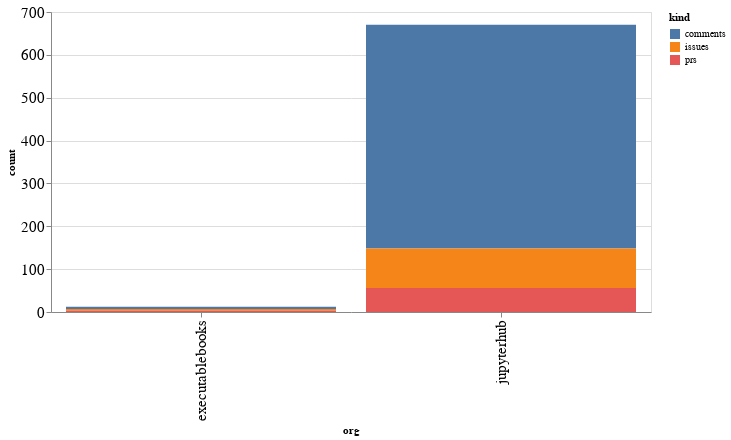

The code cell stored with this chart in its notebook:
### Code cell
alt.Chart(org_summaries, width=600).mark_bar().encode(
    x='org',
    y='count',
    color='kind',
    tooltip="org"
)

### Figure 1 — Vega-Lite specification as saved in the notebook (floating-point values rounded to 4 significant figures)
{"config": {"axisLeft": {"labelFontSize": 15}, "axisBottom": {"labelFontSize": 15}}, "data": {"name": "data-8d4ea145262e85cfb0605d3b4f1dc484"}, "mark": "bar", "encoding": {"color": {"type": "nominal", "field": "kind"}, "tooltip": {"type": "nominal", "field": "org"}, "x": {"type": "nominal", "field": "org"}, "y": {"type": "quantitative", "field": "count"}}, "width": 600, "$schema": "https://vega.github.io/schema/vega-lite/v4.8.1.json", "datasets": {"data-8d4ea145262e85cfb0605d3b4f1dc484": [{"org": "executablebooks", "kind": "comments", "count": 5}, {"org": "executablebooks", "kind": "issues", "count": 4}, {"org": "executablebooks", "kind": "prs", "count": 3}, {"org": "jupyterhub", "kind": "comments", "count": 522}, {"org": "jupyterhub", "kind": "issues", "count": 92}, {"org": "jupyterhub", "kind": "prs", "count": 56}]}}
